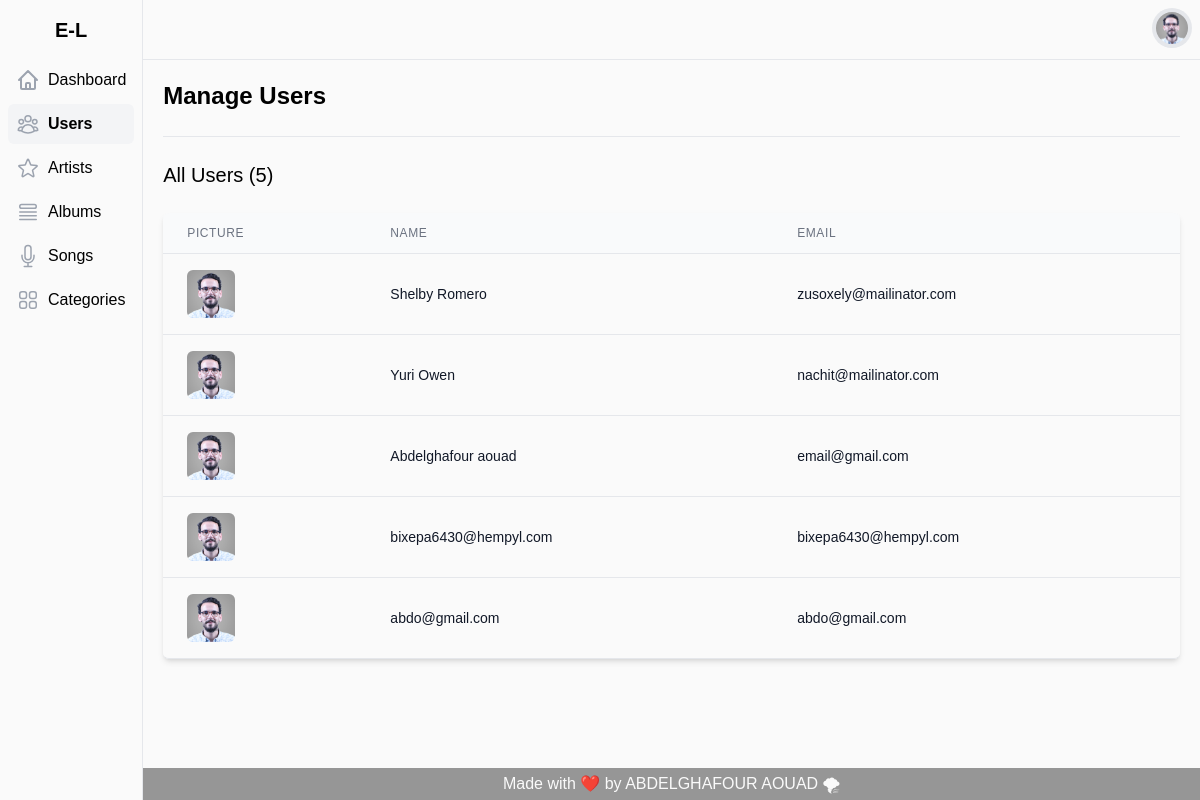
/users.php (signed in), run on the app's committed database.
### tables this page shows
CREATE TABLE IF NOT EXISTS `users` (
  `id` int NOT NULL AUTO_INCREMENT,
  `full_name` varchar(60) NOT NULL,
  `email` varchar(60) NOT NULL,
  `password` text NOT NULL,
  `admin` int NOT NULL DEFAULT '0',
  `created_at` timestamp NOT NULL DEFAULT CURRENT_TIMESTAMP,
  `updated_at` timestamp NOT NULL DEFAULT CURRENT_TIMESTAMP,
  `deleted_at` timestamp NULL DEFAULT NULL,
  PRIMARY KEY (`id`)
);

### models/connection.php (called while the page is built, shortened)
<?php
class Connection
{
  private $serv = 'localhost';
  private $user = 'root';
  private $pass = '';
  private $bd = 'e-lyrics';
  private function pdoConnection()
  {
    $con = new PDO('mysql:host=' . $this->serv . ';dbname=' . $this->bd, $this->user, $this->pass);
    $con->setAttribute(PDO::ATTR_DEFAULT_FETCH_MODE, PDO::FETCH_ASSOC);
    try {
      return $con;
    } catch (PDOException $e) {
      echo 'Database Error: ' . $e->getMessage();
    }
  }
  public function connect()
  {
    return $this->pdoConnection();
  }
}

### models/user.php (called while the page is built, shortened)
<?php
require_once 'connection.php';
class User extends Connection
{
  public function allUsers()
  {
    $sql = "SELECT * FROM users";
    $stmt = $this->connect()->prepare($sql);
    $stmt->execute();
    $result = $stmt->fetchAll();
    return $result;
  }
}

### views/tab-users.php (the view)
<?php
require_once 'models/user.php';
$users = (new User)->allUsers();
?>
<div class="flex flex-col mt-6">
      <div class="-my-2 overflow-x-auto sm:-mx-6 lg:-mx-8">
            <div class="inline-block min-w-full py-2 align-middle sm:px-6 lg:px-8">
                  <div class="overflow-hidden border-b border-gray-200 rounded-md shadow-md">
                        <table class="min-w-full overflow-x-scroll divide-y divide-gray-200">
                              <thead class="bg-gray-50">
                                    <tr>
                                          <th scope="col" class="px-6 py-3 text-xs font-medium tracking-wider text-left text-gray-500 uppercase">Picture</th>
                                          <th scope="col" class="px-6 py-3 text-xs font-medium tracking-wider text-left text-gray-500 uppercase">Name</th>
                                          <th scope="col" class="px-6 py-3 text-xs font-medium tracking-wider text-left text-gray-500 uppercase">Email</th>
                                    </tr>
                              </thead>
                              <tbody class="bg-white divide-y divide-gray-200">
                                    <?php
                                    foreach ($users as  $user) { ?>
                                          <tr class="transition-all hover:bg-gray-100 hover:shadow-lg" onclick="getuser(<?= $user['id'] ?>)" id="<?= $user['id'] ?>">
                                                <td class="px-6 py-4 whitespace-nowrap">
                                                      <div class="flex items-center">
                                                            <div class="flex-shrink-0 w-12 h-12">
                                                                  <img class="mx-auto picture h-12 rounded-md" product="" src="assets/img/users/user.png" alt="" />
                                                            </div>
                                                      </div>
                                                </td>
                                                <td class="user px-6 py-4 whitespace-nowrap">
                                                      <p class="name text-sm truncate max-w-sm text-gray-900" user="<?= $user['full_name'] ?>"><?= $user['full_name'] ?></p>
                                                </td>
                                                <td class="user px-6 py-4 whitespace-nowrap">
                                                      <p class="name text-sm truncate max-w-sm text-gray-900" user="<?= $user['email'] ?>"><?= $user['email'] ?></p>
                                                </td>
                                          </tr>
                                    <?php } ?>
                              </tbody>
                        </table>
                  </div>
            </div>
      </div>
</div>

### assets/css/style.css (style rules this page uses)
html { line-height: 1.5; -webkit-text-size-adjust: 100%; -moz-tab-size: 4; -o-tab-size: 4; tab-size: 4; font-family: ui-sans-serif, system-ui, -apple-system, BlinkMacSystemFont, "Segoe UI", Roboto, "Helvetica Neue", Arial, "Noto Sans", sans-serif, "Apple Color Emoji", "Segoe UI Emoji", "Segoe UI Symbol", "Noto Color Emoji"; font-feature-settings: normal; }
body { margin: 0; line-height: inherit; }
table { text-indent: 0; border-color: inherit; border-collapse: collapse; }
blockquote, dl, dd, h1, h2, h3, h4, h5, h6, hr, figure, p, pre { margin: 0; }
img, svg, video, canvas, audio, iframe, embed, object { display: block; vertical-align: middle; }
img, video { max-width: 100%; height: auto; }
.mx-auto { margin-left: auto; margin-right: auto; }
.-my-2 { margin-top: -0.5rem; margin-bottom: -0.5rem; }
.mt-6 { margin-top: 1.5rem; }
.inline-block { display: inline-block; }
.flex { display: flex; }
.h-12 { height: 3rem; }
.w-12 { width: 3rem; }
.min-w-full { min-width: 100%; }
.max-w-sm { max-width: 24rem; }
.flex-shrink-0 { flex-shrink: 0; }
.flex-col { flex-direction: column; }
.items-center { align-items: center; }
.divide-y > :not([hidden]) ~ :not([hidden]) { --tw-divide-y-reverse: 0; border-top-width: calc(1px * calc(1 - var(--tw-divide-y-reverse))); border-bottom-width: calc(1px * var(--tw-divide-y-reverse)); }
.divide-gray-200 > :not([hidden]) ~ :not([hidden]) { --tw-divide-opacity: 1; border-color: rgb(229 231 235 / var(--tw-divide-opacity)); }
.overflow-hidden { overflow: hidden; }
.overflow-x-auto { overflow-x: auto; }
.overflow-x-scroll { overflow-x: scroll; }
.truncate { overflow: hidden; text-overflow: ellipsis; white-space: nowrap; }
.whitespace-nowrap { white-space: nowrap; }
.rounded-md { border-radius: 0.375rem; }
.border-b { border-bottom-width: 1px; }
.border-gray-200 { --tw-border-opacity: 1; border-color: rgb(229 231 235 / var(--tw-border-opacity)); }
.bg-white { --tw-bg-opacity: 1; background-color: rgb(250 250 250 / var(--tw-bg-opacity)); }
.bg-gray-50 { --tw-bg-opacity: 1; background-color: rgb(249 250 251 / var(--tw-bg-opacity)); }
.py-2 { padding-top: 0.5rem; padding-bottom: 0.5rem; }
.py-3 { padding-top: 0.75rem; padding-bottom: 0.75rem; }
.py-4 { padding-top: 1rem; padding-bottom: 1rem; }
.px-6 { padding-left: 1.5rem; padding-right: 1.5rem; }
.text-left { text-align: left; }
.align-middle { vertical-align: middle; }
.text-xs { font-size: 0.75rem; line-height: 1rem; }
.text-sm { font-size: 0.875rem; line-height: 1.25rem; }
.font-medium { font-weight: 500; }
.uppercase { text-transform: uppercase; }
.tracking-wider { letter-spacing: 0.05em; }
.text-gray-500 { --tw-text-opacity: 1; color: rgb(107 114 128 / var(--tw-text-opacity)); }
.text-gray-900 { --tw-text-opacity: 1; color: rgb(17 24 39 / var(--tw-text-opacity)); }
.shadow-md { --tw-shadow: 0 4px 6px -1px rgb(0 0 0 / 0.1), 0 2px 4px -2px rgb(0 0 0 / 0.1); --tw-shadow-colored: 0 4px 6px -1px var(--tw-shadow-color), 0 2px 4px -2px var(--tw-shadow-color); box-shadow: var(--tw-ring-offset-shadow, 0 0 #0000), var(--tw-ring-shadow, 0 0 #0000), var(--tw-shadow); }
.transition-all { transition-property: all; transition-timing-function: cubic-bezier(0.4, 0, 0.2, 1); transition-duration: 150ms; }
*, *::before, *::after { margin: 0; padding: 0; box-sizing: border-box; }
::placeholder { color: #ccc; }
* { outline: none; }
body { margin: 0px; }
* { font-family: "Muli", sans-serif; outline: none; }
@media (min-width: 640px) { .sm\:-mx-6 { margin-left: -1.5rem; margin-right: -1.5rem; } }
@media (min-width: 640px) { .sm\:px-6 { padding-left: 1.5rem; padding-right: 1.5rem; } }
@media (min-width: 1024px) { .lg\:-mx-8 { margin-left: -2rem; margin-right: -2rem; } }
@media (min-width: 1024px) { .lg\:px-8 { padding-left: 2rem; padding-right: 2rem; } }

### data on the page
users: full_name "Shelby Romero", email "zusoxely@mailinator.com"
users: full_name "Yuri Owen", email "nachit@mailinator.com"
users: full_name "Abdelghafour aouad", email "email@gmail.com"
users: full_name "bixepa6430@hempyl.com", email "bixepa6430@hempyl.com"
users: full_name "abdo@gmail.com", email "abdo@gmail.com"

### other printed values
$statistic->countt() "5"
